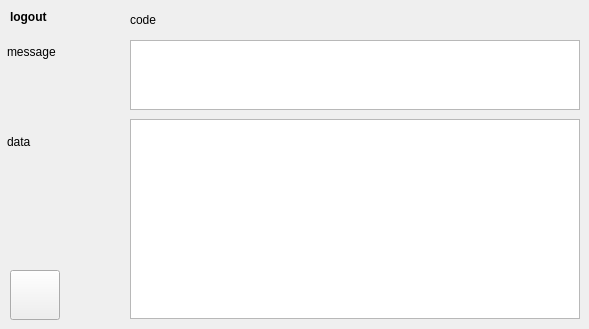
       <widget class="QWidget" name="TabPage" >
        <attribute name="title" >
         <string>response</string>
        </attribute>
        <widget class="QLabel" name="textLabel18" >
         <property name="geometry" >
          <rect>
           <x>10</x>
           <y>10</y>
           <width>110</width>
           <height>20</height>
          </rect>
         </property>
         <property name="text" >
          <string>&lt;b>logout&lt;/b></string>
         </property>
         <property name="alignment" >
          <set>Qt::AlignLeading|Qt::AlignLeft|Qt::AlignTop</set>
         </property>
         <property name="wordWrap" >
          <bool>true</bool>
         </property>
        </widget>
        <widget class="QLabel" name="textLabel19" >
         <property name="geometry" >
          <rect>
           <x>7</x>
           <y>42</y>
           <width>110</width>
           <height>20</height>
          </rect>
         </property>
         <property name="text" >
          <string>message</string>
         </property>
         <property name="wordWrap" >
          <bool>false</bool>
         </property>
        </widget>
        <widget class="QLabel" name="textLabel20" >
         <property name="geometry" >
          <rect>
           <x>7</x>
           <y>132</y>
           <width>110</width>
           <height>20</height>
          </rect>
         </property>
         <property name="text" >
          <string>data</string>
         </property>
         <property name="wordWrap" >
          <bool>false</bool>
         </property>
        </widget>
        <widget class="QLabel" name="logout_code" >
         <property name="geometry" >
          <rect>
           <x>130</x>
           <y>10</y>
           <width>450</width>
           <height>20</height>
          </rect>
         </property>
         <property name="text" >
          <string>code</string>
         </property>
         <property name="wordWrap" >
          <bool>false</bool>
         </property>
        </widget>
        <widget class="QTextEdit" name="logout_msg" >
         <property name="geometry" >
          <rect>
           <x>130</x>
           <y>40</y>
           <width>450</width>
           <height>70</height>
          </rect>
         </property>
        </widget>
        <widget class="QTextEdit" name="logout_data" >
         <property name="geometry" >
          <rect>
           <x>130</x>
           <y>119</y>
           <width>450</width>
           <height>200</height>
          </rect>
         </property>
        </widget>
        <widget class="QPushButton" name="btn_source_logout" >
         <property name="geometry" >
          <rect>
           <x>10</x>
           <y>270</y>
           <width>50</width>
           <height>50</height>
          </rect>
         </property>
         <property name="toolTip" >
          <string/>
         </property>
         <property name="text" >
          <string/>
         </property>
         <property name="icon" >
          <iconset>icon_source.png</iconset>
         </property>
        </widget>
       </widget>
